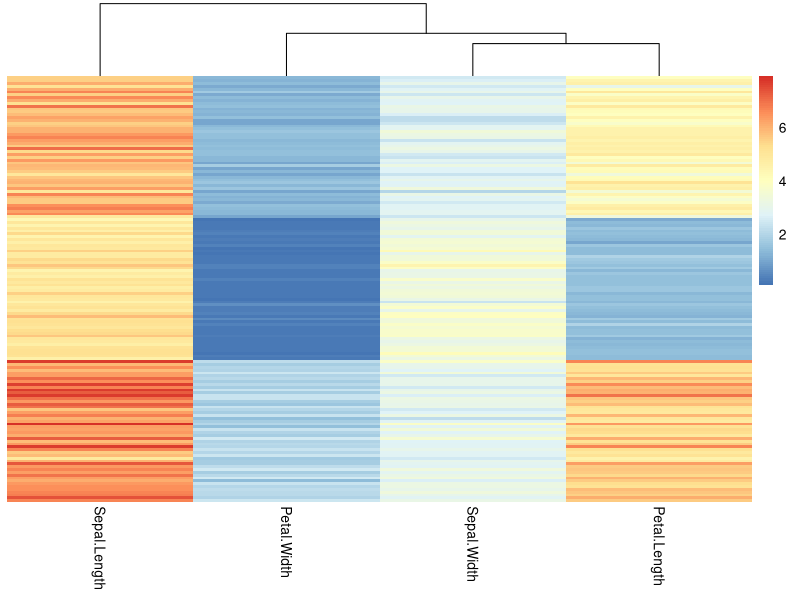
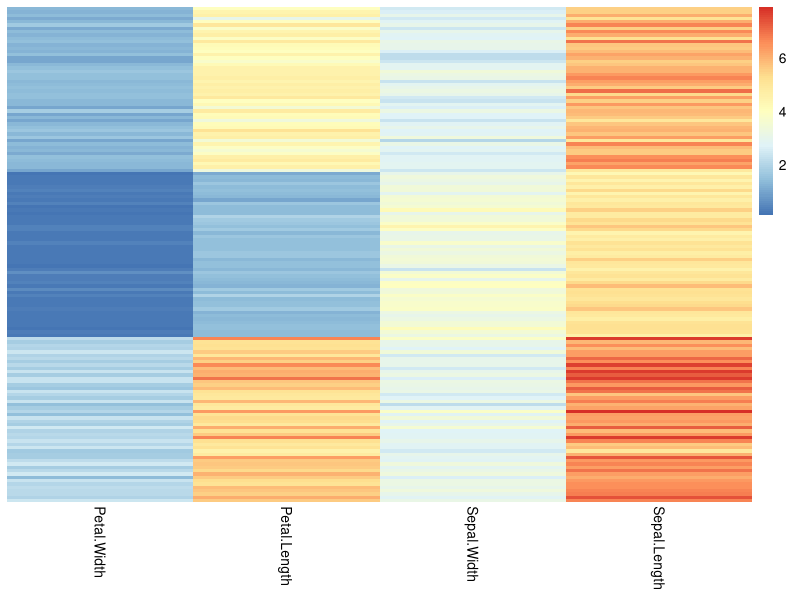

Reproduce these figures in R, in order.
## ---- chunk 1
`%>%` <- dplyr::`%>%`
## ---- chunk 2
file.path("plots", "clustering")
## ---- chunk 3
file.path("plots", "clustering", "lncRNA")
## ---- chunk 4
clustering_dir <- file.path("plots", "clustering")
## ---- chunk 5
dir.exists(file.path("plots", "clustering"))
## ---- chunk 6
dir.exists(clustering_dir)
## ---- chunk 7
dir.create(clustering_dir)
## ---- chunk 8
dir.create("plots")
dir.create(clustering_dir)
## ---- chunk 9
dir.exists(clustering_dir)
## ---- chunk 10
# assign `results/clusters` to a variable using file.path()
cluster_membership_dir <- file.path("results", "clusters")
dir.exists(cluster_membership_dir)
## ---- chunk 11
dir.create(cluster_membership_dir, recursive = TRUE)
## ---- chunk 12
dir.exists(cluster_membership_dir)
## ---- chunk 13
!TRUE
## ---- chunk 14
!FALSE
## ---- chunk 15
pathway_dir <- file.path("results", "pathway_analysis")
dir.exists(pathway_dir)
## ---- chunk 16
!dir.exists(pathway_dir)
## ---- chunk 17
if (TRUE) {
  # message generates a message
  message("This will run code!")
}
## ---- chunk 18
if (FALSE) {
  message("This will run code!")
}
## ---- chunk 19
if (!FALSE) {
  message("This will run code!")
}
## ---- chunk 20
if (!dir.exists(pathway_dir)) {
  message("This will run code!")
}
## ---- chunk 21
if (!dir.exists(pathway_dir)) {
  dir.create(pathway_dir, recursive = TRUE)
}
## ---- chunk 22
dir.exists(pathway_dir)
## ---- chunk 23
if (!dir.exists(pathway_dir)) {
  message("This will run code!")
}
## ---- chunk 24
# Load in the iris data to our workspace
data("iris")
## ---- chunk 25
iris$Species
## ---- chunk 26
# set.seed() allows our shuffling to be reproducible between trials
set.seed(123)
iris_shuffled <- iris[sample(1:nrow(iris), nrow(iris)), ]
## ---- chunk 27
head(iris_shuffled, n = 10)
## ---- chunk 28
iris_shuffled <- iris_shuffled %>%
  dplyr::mutate(Species = factor(Species, 
                                 levels = c("versicolor",
                                            "setosa",
                                            "virginica"))) %>%
  dplyr::arrange(Species)
## ---- chunk 29
iris_shuffled$Species
## ---- chunk 30
pheatmap::pheatmap(iris_shuffled %>% dplyr::select(-Species),
                   cluster_rows = FALSE,
                   show_rownames = FALSE)
## ---- chunk 31
iris_shuffled %>%
  dplyr::select(Petal.Width,
                Petal.Length,
                Sepal.Width,
                Sepal.Length)
## ---- chunk 32
ordered_column_names <- c("Petal.Width",
                          "Petal.Length",
                          "Sepal.Width",
                          "Sepal.Length")
iris_shuffled[, ordered_column_names]
## ---- chunk 33
pheatmap::pheatmap(iris_shuffled[, ordered_column_names],
                   cluster_cols = FALSE,
                   cluster_rows = FALSE,
                   show_rownames = FALSE)
## ---- chunk 34
sessionInfo()
